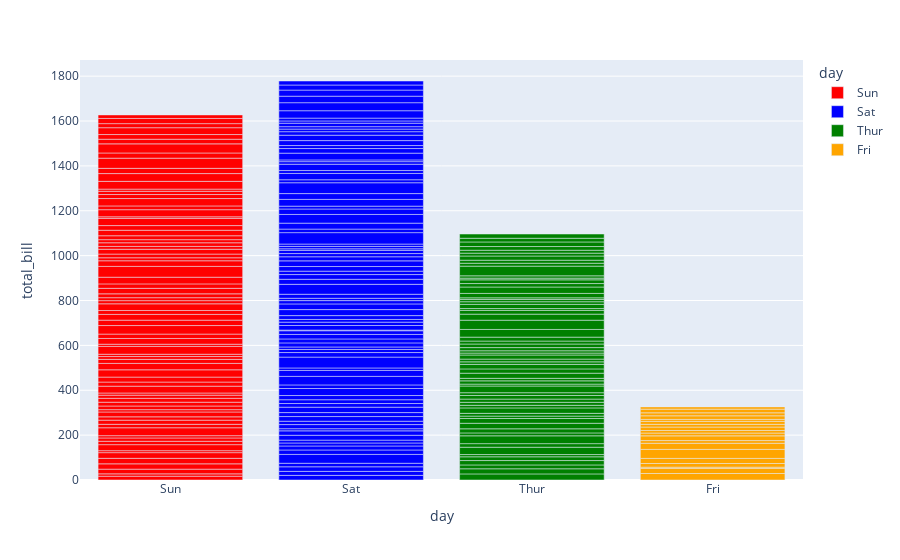

Write notebook code for a chart like this one.
### Code cell
tips
px.bar(tips,x='day',y='total_bill',color='day',color_discrete_sequence=colors)
#stacked bar chart

### Figure 1 — Plotly figure (JSON) as saved in the notebook; plotly's stock layout.template omitted (floating-point values rounded to 4 significant figures)
{"data": [{"alignmentgroup": "True", "hovertemplate": "day=%{x}<br>total_bill=%{y}<extra></extra>", "legendgroup": "Sun", "marker": {"color": "red", "pattern": {"shape": ""}}, "name": "Sun", "offsetgroup": "Sun", "orientation": "v", "showlegend": true, "textposition": "auto", "type": "bar", "x": ["Sun", "Sun", "Sun", "Sun", "Sun", "Sun", "Sun", "Sun", "Sun", "Sun", "Sun", "Sun", "Sun", "Sun", "Sun", "Sun", "Sun", "Sun", "Sun", "Sun", "Sun", "Sun", "Sun", "Sun", "Sun", "Sun", "Sun", "Sun", "Sun", "Sun", "Sun", "Sun", "Sun", "Sun", "Sun", "Sun", "Sun", "Sun", "Sun", "Sun", "Sun", "Sun", "Sun", "Sun", "Sun", "Sun", "Sun", "Sun", "Sun", "Sun", "Sun", "Sun", "Sun", "Sun", "Sun", "Sun", "Sun", "Sun", "Sun", "Sun", "Sun", "Sun", "Sun", "Sun", "Sun", "Sun", "Sun", "Sun", "Sun", "Sun", "Sun", "Sun", "Sun", "Sun", "Sun", "Sun"], "xaxis": "x", "y": [16.99, 10.34, 21.01, 23.68, 24.59, 25.29, 8.77, 26.88, 15.04, 14.78, 10.27, 35.26, 15.42, 18.43, 14.83, 21.58, 10.33, 16.29, 16.97, 17.46, 13.94, 9.68, 30.4, 18.29, 22.23, 32.4, 28.55, 18.04, 12.54, 10.29, 34.81, 9.94, 25.56, 19.49, 38.07, 23.95, 25.71, 17.31, 29.93, 14.07, 13.13, 17.26, 24.55, 19.77, 29.85, 48.17, 25, 13.39, 16.49, 21.5, 12.66, 16.21, 13.81, 17.51, 24.52, 20.76, 31.71, 7.25, 31.85, 16.82, 32.9, 17.89, 14.48, 9.6, 34.63, 34.65, 23.33, 45.35, 23.17, 40.55, 20.69, 20.9, 30.46, 18.15, 23.1, 15.69], "yaxis": "y"}, {"alignmentgroup": "True", "hovertemplate": "day=%{x}<br>total_bill=%{y}<extra></extra>", "legendgroup": "Sat", "marker": {"color": "blue", "pattern": {"shape": ""}}, "name": "Sat", "offsetgroup": "Sat", "orientation": "v", "showlegend": true, "textposition": "auto", "type": "bar", "x": ["Sat", "Sat", "Sat", "Sat", "Sat", "Sat", "Sat", "Sat", "Sat", "Sat", "Sat", "Sat", "Sat", "Sat", "Sat", "Sat", "Sat", "Sat", "Sat", "Sat", "Sat", "Sat", "Sat", "Sat", "Sat", "Sat", "Sat", "Sat", "Sat", "Sat", "Sat", "Sat", "Sat", "Sat", "Sat", "Sat", "Sat", "Sat", "Sat", "Sat", "Sat", "Sat", "Sat", "Sat", "Sat", "Sat", "Sat", "Sat", "Sat", "Sat", "Sat", "Sat", "Sat", "Sat", "Sat", "Sat", "Sat", "Sat", "Sat", "Sat", "Sat", "Sat", "Sat", "Sat", "Sat", "Sat", "Sat", "Sat", "Sat", "Sat", "Sat", "Sat", "Sat", "Sat", "Sat", "Sat", "Sat", "Sat", "Sat", "Sat", "Sat", "Sat", "Sat", "Sat", "Sat", "Sat", "Sat"], "xaxis": "x", "y": [20.65, 17.92, 20.29, 15.77, 39.42, 19.82, 17.81, 13.37, 12.69, 21.7, 19.65, 9.55, 18.35, 15.06, 20.69, 17.78, 24.06, 16.31, 16.93, 18.69, 31.27, 16.04, 38.01, 26.41, 11.24, 48.27, 20.29, 13.81, 11.02, 18.29, 17.59, 20.08, 16.45, 3.07, 20.23, 15.01, 12.02, 17.07, 26.86, 25.28, 14.73, 10.51, 17.92, 44.3, 22.42, 20.92, 15.36, 20.49, 25.21, 18.24, 14.31, 14, 7.25, 10.59, 10.63, 50.81, 15.81, 26.59, 38.73, 24.27, 12.76, 30.06, 25.89, 48.33, 13.27, 28.17, 12.9, 28.15, 11.59, 7.74, 30.14, 20.45, 13.28, 22.12, 24.01, 15.69, 11.61, 10.77, 15.53, 10.07, 12.6, 32.83, 35.83, 29.03, 27.18, 22.67, 17.82], "yaxis": "y"}, {"alignmentgroup": "True", "hovertemplate": "day=%{x}<br>total_bill=%{y}<extra></extra>", "legendgroup": "Thur", "marker": {"color": "green", "pattern": {"shape": ""}}, "name": "Thur", "offsetgroup": "Thur", "orientation": "v", "showlegend": true, "textposition": "auto", "type": "bar", "x": ["Thur", "Thur", "Thur", "Thur", "Thur", "Thur", "Thur", "Thur", "Thur", "Thur", "Thur", "Thur", "Thur", "Thur", "Thur", "Thur", "Thur", "Thur", "Thur", "Thur", "Thur", "Thur", "Thur", "Thur", "Thur", "Thur", "Thur", "Thur", "Thur", "Thur", "Thur", "Thur", "Thur", "Thur", "Thur", "Thur", "Thur", "Thur", "Thur", "Thur", "Thur", "Thur", "Thur", "Thur", "Thur", "Thur", "Thur", "Thur", "Thur", "Thur", "Thur", "Thur", "Thur", "Thur", "Thur", "Thur", "Thur", "Thur", "Thur", "Thur", "Thur", "Thur"], "xaxis": "x", "y": [27.2, 22.76, 17.29, 19.44, 16.66, 10.07, 32.68, 15.98, 34.83, 13.03, 18.28, 24.71, 21.16, 10.65, 12.43, 24.08, 11.69, 13.42, 14.26, 15.95, 12.48, 29.8, 8.52, 14.52, 11.38, 22.82, 19.08, 20.27, 11.17, 12.26, 18.26, 8.51, 10.33, 14.15, 16, 13.16, 17.47, 34.3, 41.19, 27.05, 16.43, 8.35, 18.64, 11.87, 9.78, 7.51, 19.81, 28.44, 15.48, 16.58, 7.56, 10.34, 43.11, 13, 13.51, 18.71, 12.74, 13, 16.4, 20.53, 16.47, 18.78], "yaxis": "y"}, {"alignmentgroup": "True", "hovertemplate": "day=%{x}<br>total_bill=%{y}<extra></extra>", "legendgroup": "Fri", "marker": {"color": "orange", "pattern": {"shape": ""}}, "name": "Fri", "offsetgroup": "Fri", "orientation": "v", "showlegend": true, "textposition": "auto", "type": "bar", "x": ["Fri", "Fri", "Fri", "Fri", "Fri", "Fri", "Fri", "Fri", "Fri", "Fri", "Fri", "Fri", "Fri", "Fri", "Fri", "Fri", "Fri", "Fri", "Fri"], "xaxis": "x", "y": [28.97, 22.49, 5.75, 16.32, 22.75, 40.17, 27.28, 12.03, 21.01, 12.46, 11.35, 15.38, 12.16, 13.42, 8.58, 15.98, 13.42, 16.27, 10.09], "yaxis": "y"}], "layout": {"barmode": "relative", "legend": {"title": {"text": "day"}, "tracegroupgap": 0}, "margin": {"t": 60}, "xaxis": {"anchor": "y", "categoryarray": ["Sun", "Sat", "Thur", "Fri"], "categoryorder": "array", "domain": [0, 1], "title": {"text": "day"}}, "yaxis": {"anchor": "x", "domain": [0, 1], "title": {"text": "total_bill"}}}}
